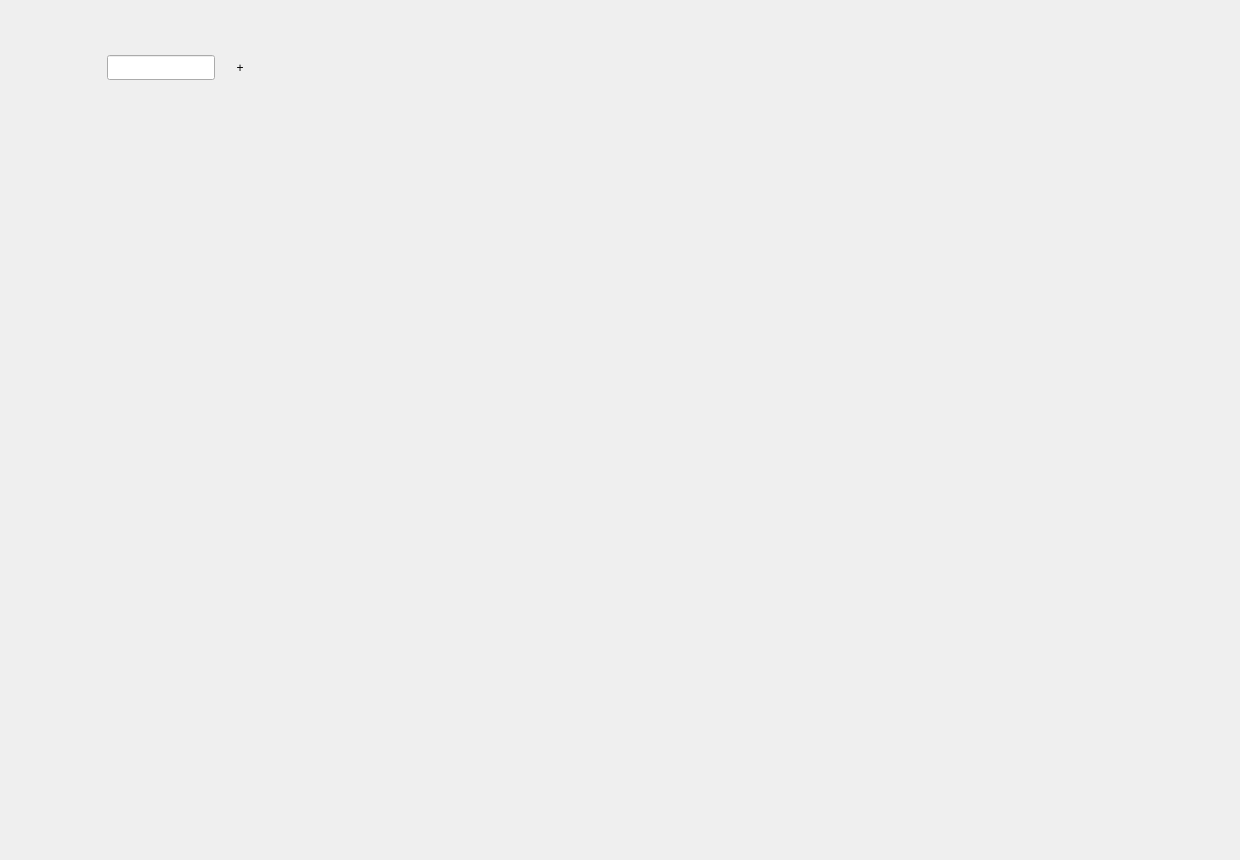
<?xml version="1.0" encoding="UTF-8"?>
<ui version="4.0">
 <class>ChatMainWindow</class>
 <widget class="QWidget" name="ChatMainWindow">
  <property name="geometry">
   <rect>
    <x>0</x>
    <y>0</y>
    <width>1240</width>
    <height>860</height>
   </rect>
  </property>
  <property name="sizePolicy">
   <sizepolicy hsizetype="Preferred" vsizetype="Preferred">
    <horstretch>0</horstretch>
    <verstretch>0</verstretch>
   </sizepolicy>
  </property>
  <property name="minimumSize">
   <size>
    <width>1240</width>
    <height>780</height>
   </size>
  </property>
  <property name="windowTitle">
   <string>Autumn</string>
  </property>
  <layout class="QHBoxLayout" name="horizontalLayout_2">
   <property name="spacing">
    <number>0</number>
   </property>
   <property name="leftMargin">
    <number>10</number>
   </property>
   <property name="topMargin">
    <number>10</number>
   </property>
   <property name="rightMargin">
    <number>10</number>
   </property>
   <property name="bottomMargin">
    <number>10</number>
   </property>
   <item>
    <widget class="QWidget" name="content_w" native="true">
     <layout class="QHBoxLayout" name="horizontalLayout_5">
      <property name="spacing">
       <number>0</number>
      </property>
      <property name="leftMargin">
       <number>0</number>
      </property>
      <property name="topMargin">
       <number>0</number>
      </property>
      <property name="rightMargin">
       <number>0</number>
      </property>
      <property name="bottomMargin">
       <number>0</number>
      </property>
      <item>
       <widget class="QWidget" name="left_content_w" native="true">
        <property name="sizePolicy">
         <sizepolicy hsizetype="Fixed" vsizetype="Preferred">
          <horstretch>0</horstretch>
          <verstretch>0</verstretch>
         </sizepolicy>
        </property>
        <layout class="QVBoxLayout" name="verticalLayout_9">
         <property name="spacing">
          <number>0</number>
         </property>
         <property name="leftMargin">
          <number>0</number>
         </property>
         <property name="topMargin">
          <number>0</number>
         </property>
         <property name="rightMargin">
          <number>0</number>
         </property>
         <property name="bottomMargin">
          <number>0</number>
         </property>
         <item>
          <layout class="QVBoxLayout" name="verticalLayout_7">
           <property name="spacing">
            <number>0</number>
           </property>
           <item>
            <layout class="QHBoxLayout" name="horizontalLayout"/>
           </item>
           <item>
            <layout class="QHBoxLayout" name="left_content_vlayout">
             <item>
              <widget class="QWidget" name="side_bar" native="true">
               <property name="sizePolicy">
                <sizepolicy hsizetype="Fixed" vsizetype="Preferred">
                 <horstretch>0</horstretch>
                 <verstretch>0</verstretch>
                </sizepolicy>
               </property>
               <property name="minimumSize">
                <size>
                 <width>40</width>
                 <height>0</height>
                </size>
               </property>
               <property name="maximumSize">
                <size>
                 <width>80</width>
                 <height>16777215</height>
                </size>
               </property>
               <layout class="QVBoxLayout" name="verticalLayout">
                <property name="spacing">
                 <number>20</number>
                </property>
                <property name="leftMargin">
                 <number>15</number>
                </property>
                <property name="topMargin">
                 <number>0</number>
                </property>
                <property name="rightMargin">
                 <number>15</number>
                </property>
                <property name="bottomMargin">
                 <number>0</number>
                </property>
                <item>
                 <spacer name="horizontalSpacer_7">
                  <property name="orientation">
                   <enum>Qt::Horizontal</enum>
                  </property>
                  <property name="sizeHint" stdset="0">
                   <size>
                    <width>40</width>
                    <height>30</height>
                   </size>
                  </property>
                 </spacer>
                </item>
                <item>
                 <widget class="ButtonLabel" name="side_head_portrait_lb">
                  <property name="sizePolicy">
                   <sizepolicy hsizetype="Preferred" vsizetype="Fixed">
                    <horstretch>0</horstretch>
                    <verstretch>0</verstretch>
                   </sizepolicy>
                  </property>
                  <property name="minimumSize">
                   <size>
                    <width>40</width>
                    <height>40</height>
                   </size>
                  </property>
                  <property name="maximumSize">
                   <size>
                    <width>40</width>
                    <height>40</height>
                   </size>
                  </property>
                  <property name="text">
                   <string/>
                  </property>
                  <property name="scaledContents">
                   <bool>true</bool>
                  </property>
                  <property name="alignment">
                   <set>Qt::AlignCenter</set>
                  </property>
                 </widget>
                </item>
                <item>
                 <widget class="ButtonLabel" name="side_chat_lb">
                  <property name="sizePolicy">
                   <sizepolicy hsizetype="Preferred" vsizetype="Preferred">
                    <horstretch>0</horstretch>
                    <verstretch>0</verstretch>
                   </sizepolicy>
                  </property>
                  <property name="minimumSize">
                   <size>
                    <width>40</width>
                    <height>40</height>
                   </size>
                  </property>
                  <property name="maximumSize">
                   <size>
                    <width>40</width>
                    <height>40</height>
                   </size>
                  </property>
                  <property name="text">
                   <string/>
                  </property>
                  <property name="alignment">
                   <set>Qt::AlignCenter</set>
                  </property>
                 </widget>
                </item>
                <item>
                 <widget class="ButtonLabel" name="side_contact_lb">
                  <property name="sizePolicy">
                   <sizepolicy hsizetype="Preferred" vsizetype="Fixed">
                    <horstretch>0</horstretch>
                    <verstretch>0</verstretch>
                   </sizepolicy>
                  </property>
                  <property name="minimumSize">
                   <size>
                    <width>40</width>
                    <height>40</height>
                   </size>
                  </property>
                  <property name="maximumSize">
                   <size>
                    <width>40</width>
                    <height>40</height>
                   </size>
                  </property>
                  <property name="text">
                   <string/>
                  </property>
                  <property name="alignment">
                   <set>Qt::AlignCenter</set>
                  </property>
                 </widget>
                </item>
                <item>
                 <spacer name="verticalSpacer">
                  <property name="orientation">
                   <enum>Qt::Vertical</enum>
                  </property>
                  <property name="sizeHint" stdset="0">
                   <size>
                    <width>20</width>
                    <height>40</height>
                   </size>
                  </property>
                 </spacer>
                </item>
               </layout>
              </widget>
             </item>
             <item>
              <layout class="QVBoxLayout" name="contact_vLayout">
               <property name="spacing">
                <number>0</number>
               </property>
               <item>
                <spacer name="horizontalSpacer_5">
                 <property name="orientation">
                  <enum>Qt::Horizontal</enum>
                 </property>
                 <property name="sizeHint" stdset="0">
                  <size>
                   <width>40</width>
                   <height>30</height>
                  </size>
                 </property>
                </spacer>
               </item>
               <item>
                <widget class="QWidget" name="search_back" native="true">
                 <property name="sizePolicy">
                  <sizepolicy hsizetype="Preferred" vsizetype="Fixed">
                   <horstretch>0</horstretch>
                   <verstretch>0</verstretch>
                  </sizepolicy>
                 </property>
                 <property name="minimumSize">
                  <size>
                   <width>0</width>
                   <height>30</height>
                  </size>
                 </property>
                 <layout class="QHBoxLayout" name="horizontalLayout_8">
                  <property name="spacing">
                   <number>5</number>
                  </property>
                  <property name="leftMargin">
                   <number>10</number>
                  </property>
                  <property name="topMargin">
                   <number>10</number>
                  </property>
                  <property name="rightMargin">
                   <number>10</number>
                  </property>
                  <property name="bottomMargin">
                   <number>10</number>
                  </property>
                  <item>
                   <widget class="QWidget" name="search_w" native="true">
                    <property name="sizePolicy">
                     <sizepolicy hsizetype="Preferred" vsizetype="Fixed">
                      <horstretch>0</horstretch>
                      <verstretch>0</verstretch>
                     </sizepolicy>
                    </property>
                    <layout class="QHBoxLayout" name="horizontalLayout_7">
                     <property name="spacing">
                      <number>5</number>
                     </property>
                     <property name="leftMargin">
                      <number>5</number>
                     </property>
                     <property name="topMargin">
                      <number>5</number>
                     </property>
                     <property name="rightMargin">
                      <number>5</number>
                     </property>
                     <property name="bottomMargin">
                      <number>5</number>
                     </property>
                     <item>
                      <widget class="ButtonLabel" name="search_lb">
                       <property name="sizePolicy">
                        <sizepolicy hsizetype="Fixed" vsizetype="Fixed">
                         <horstretch>0</horstretch>
                         <verstretch>0</verstretch>
                        </sizepolicy>
                       </property>
                       <property name="minimumSize">
                        <size>
                         <width>0</width>
                         <height>20</height>
                        </size>
                       </property>
                       <property name="maximumSize">
                        <size>
                         <width>16777215</width>
                         <height>24</height>
                        </size>
                       </property>
                       <property name="text">
                        <string/>
                       </property>
                       <property name="pixmap">
                        <pixmap resource="res.qrc">:/img/search.png</pixmap>
                       </property>
                       <property name="scaledContents">
                        <bool>false</bool>
                       </property>
                       <property name="alignment">
                        <set>Qt::AlignCenter</set>
                       </property>
                      </widget>
                     </item>
                     <item>
                      <widget class="QLineEdit" name="search_input">
                       <property name="sizePolicy">
                        <sizepolicy hsizetype="Preferred" vsizetype="Fixed">
                         <horstretch>0</horstretch>
                         <verstretch>0</verstretch>
                        </sizepolicy>
                       </property>
                       <property name="minimumSize">
                        <size>
                         <width>0</width>
                         <height>25</height>
                        </size>
                       </property>
                      </widget>
                     </item>
                    </layout>
                   </widget>
                  </item>
                  <item>
                   <widget class="QLabel" name="label_4">
                    <property name="sizePolicy">
                     <sizepolicy hsizetype="Fixed" vsizetype="Fixed">
                      <horstretch>0</horstretch>
                      <verstretch>0</verstretch>
                     </sizepolicy>
                    </property>
                    <property name="minimumSize">
                     <size>
                      <width>30</width>
                      <height>25</height>
                     </size>
                    </property>
                    <property name="text">
                     <string>+</string>
                    </property>
                    <property name="alignment">
                     <set>Qt::AlignCenter</set>
                    </property>
                   </widget>
                  </item>
                 </layout>
                </widget>
               </item>
               <item>
                <widget class="QStackedWidget" name="left_content_stacked_w">
                 <widget class="QWidget" name="page"/>
                </widget>
               </item>
              </layout>
             </item>
            </layout>
           </item>
          </layout>
         </item>
        </layout>
       </widget>
      </item>
      <item>
       <widget class="QWidget" name="right_content_w" native="true">
        <layout class="QVBoxLayout" name="verticalLayout_8">
         <property name="spacing">
          <number>0</number>
         </property>
         <property name="leftMargin">
          <number>0</number>
         </property>
         <property name="topMargin">
          <number>0</number>
         </property>
         <property name="rightMargin">
          <number>0</number>
         </property>
         <property name="bottomMargin">
          <number>0</number>
         </property>
         <item>
          <layout class="QVBoxLayout" name="verticalLayout_6">
           <property name="spacing">
            <number>0</number>
           </property>
           <item>
            <layout class="QVBoxLayout" name="right_content_vlayout">
             <property name="spacing">
              <number>0</number>
             </property>
             <item>
              <widget class="QWidget" name="right_content_head" native="true">
               <layout class="QHBoxLayout" name="head_hLayout">
                <property name="spacing">
                 <number>5</number>
                </property>
                <property name="leftMargin">
                 <number>1</number>
                </property>
                <property name="topMargin">
                 <number>1</number>
                </property>
                <property name="rightMargin">
                 <number>1</number>
                </property>
                <property name="bottomMargin">
                 <number>1</number>
                </property>
                <item>
                 <spacer name="horizontalSpacer_3">
                  <property name="orientation">
                   <enum>Qt::Horizontal</enum>
                  </property>
                  <property name="sizeHint" stdset="0">
                   <size>
                    <width>10</width>
                    <height>20</height>
                   </size>
                  </property>
                 </spacer>
                </item>
                <item>
                 <widget class="ButtonLabel" name="min_show_win_lb">
                  <property name="sizePolicy">
                   <sizepolicy hsizetype="Preferred" vsizetype="Fixed">
                    <horstretch>0</horstretch>
                    <verstretch>0</verstretch>
                   </sizepolicy>
                  </property>
                  <property name="minimumSize">
                   <size>
                    <width>40</width>
                    <height>30</height>
                   </size>
                  </property>
                  <property name="maximumSize">
                   <size>
                    <width>16777215</width>
                    <height>30</height>
                   </size>
                  </property>
                  <property name="text">
                   <string/>
                  </property>
                  <property name="pixmap">
                   <pixmap resource="res.qrc">:/img/minisize_normal2.png</pixmap>
                  </property>
                  <property name="alignment">
                   <set>Qt::AlignCenter</set>
                  </property>
                 </widget>
                </item>
                <item>
                 <widget class="ButtonLabel" name="max_show_win_lb">
                  <property name="sizePolicy">
                   <sizepolicy hsizetype="Preferred" vsizetype="Fixed">
                    <horstretch>0</horstretch>
                    <verstretch>0</verstretch>
                   </sizepolicy>
                  </property>
                  <property name="minimumSize">
                   <size>
                    <width>40</width>
                    <height>30</height>
                   </size>
                  </property>
                  <property name="maximumSize">
                   <size>
                    <width>16777215</width>
                    <height>30</height>
                   </size>
                  </property>
                  <property name="text">
                   <string/>
                  </property>
                  <property name="pixmap">
                   <pixmap resource="res.qrc">:/img/maxsize_normal2.png</pixmap>
                  </property>
                  <property name="alignment">
                   <set>Qt::AlignCenter</set>
                  </property>
                 </widget>
                </item>
                <item>
                 <widget class="ButtonLabel" name="quit_btn">
                  <property name="sizePolicy">
                   <sizepolicy hsizetype="Preferred" vsizetype="Fixed">
                    <horstretch>0</horstretch>
                    <verstretch>0</verstretch>
                   </sizepolicy>
                  </property>
                  <property name="minimumSize">
                   <size>
                    <width>40</width>
                    <height>30</height>
                   </size>
                  </property>
                  <property name="maximumSize">
                   <size>
                    <width>16777215</width>
                    <height>30</height>
                   </size>
                  </property>
                  <property name="text">
                   <string/>
                  </property>
                  <property name="pixmap">
                   <pixmap resource="res.qrc">:/img/quit.png</pixmap>
                  </property>
                  <property name="alignment">
                   <set>Qt::AlignCenter</set>
                  </property>
                 </widget>
                </item>
               </layout>
              </widget>
             </item>
             <item>
              <widget class="QStackedWidget" name="right_content_stacked_w">
               <property name="currentIndex">
                <number>0</number>
               </property>
               <widget class="QWidget" name="page_5"/>
               <widget class="QWidget" name="friend_page"/>
              </widget>
             </item>
            </layout>
           </item>
          </layout>
         </item>
        </layout>
       </widget>
      </item>
     </layout>
    </widget>
   </item>
  </layout>
 </widget>
 <customwidgets>
  <customwidget>
   <class>ButtonLabel</class>
   <extends>QLabel</extends>
   <header location="global">components/buttonlabel.h</header>
   <slots>
    <signal>clicked(QMouseEvent*)</signal>
    <slot>onClicked(QMouseEventt*)</slot>
   </slots>
  </customwidget>
 </customwidgets>
 <resources>
  <include location="res.qrc"/>
 </resources>
 <connections/>
</ui>
